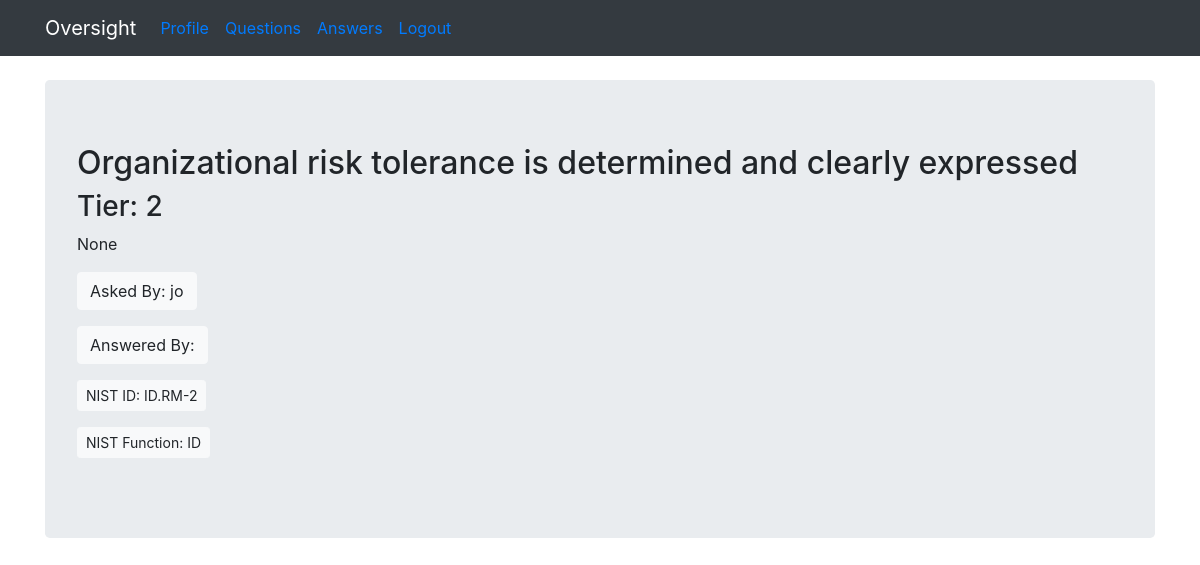
The app's page /question/23 (signed in), older data.
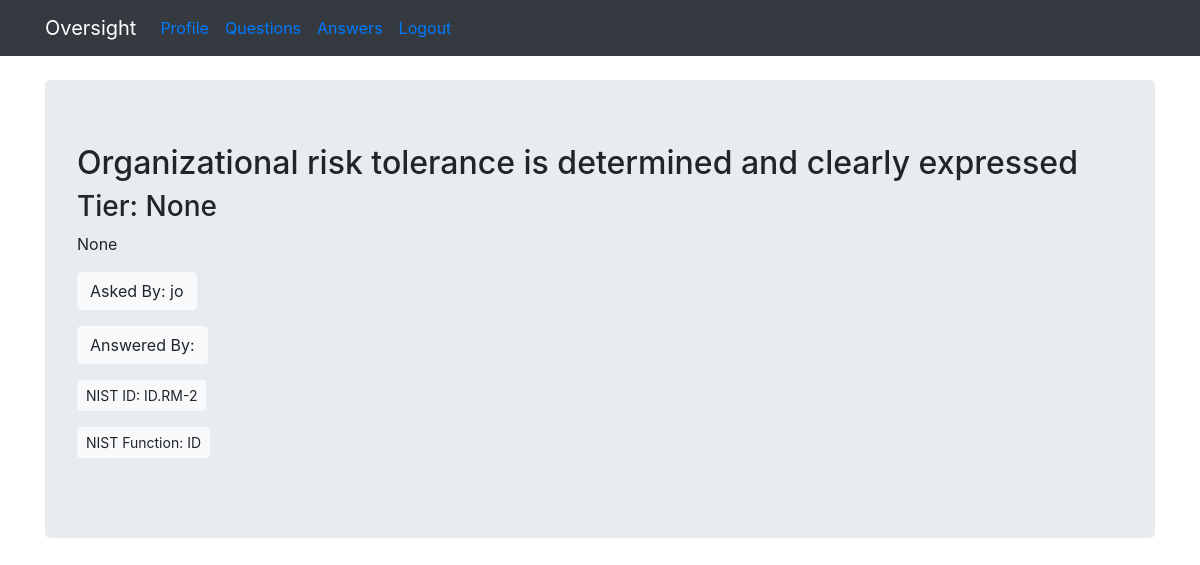
The same page, newer data.
### flaskqa/models.py (models this page shows, shortened)
class Question(db.Model):
    id = db.Column(db.Integer, primary_key=True)
    question = db.Column(db.Integer)
    answer = db.Column(db.Integer)
    asked_by_id = db.Column(db.Integer, db.ForeignKey('user.id'))
    expert_id = db.Column(db.Integer, db.ForeignKey('user.id'))
    nist_id = db.Column(db.String)
    nist_function = db.Column(db.String)
    nist_subcategory = db.Column(db.String)
    justification = db.Column(db.Text)

class User(UserMixin, db.Model):
    id = db.Column(db.Integer, primary_key=True)
    name = db.Column(db.String(50))
    password = db.Column(db.String(100))
    expert = db.Column(db.Boolean)
    admin = db.Column(db.Boolean)
    questions_asked = db.relationship(
        'Question',
        foreign_keys='Question.asked_by_id',
        backref='asker',
        lazy=True
    )
    answers_requested = db.relationship(
        'Question',
        foreign_keys='Question.expert_id',
        backref='expert',
        lazy=True
    )
    @property
    def unhashed_password(self):
        raise AttributeError('Cannot view unhashed password!')

### flaskqa/routes/main.py (the view)
@main.route('/question/<int:question_id>', methods=['GET', 'POST'])
@login_required
def question(question_id):
    if not current_user.expert:
        return redirect(url_for('main.index'))
    question = Question.query.get_or_404(question_id)
    if request.method == 'POST':
        question.answer = request.form['answer']
        db.session.commit()
        return redirect(url_for('main.unanswered'))
    context = {
        'question' : question
    }
    return render_template('question.html', **context)

### flaskqa/__init__.py (called while the page is built)
def create_app(config_file='settings.py'):
    app = Flask(__name__)
    app.config.from_pyfile(config_file)
    app.secret_key = b'\x10\x06@.\xcb\xac\xdb\xa7\xe8\x8d\xedi\x80O\ta.\xcc\x8a\x03&\x10C&'
    db.init_app(app)
    login_manager.init_app(app)
    login_manager.login_view = 'auth.login'
    @login_manager.user_loader
    def user_loader(user_id):
        return User.query.get(user_id)
    app.register_blueprint(main)
    app.register_blueprint(auth)
    app.cli.add_command(create_tables)
    return app

### flaskqa/templates/question.html (shortened to what this page needs)
{% extends 'base.html' %}
{% block content %}
<div class="jumbotron">
        <h2>{{ question.question }}</h2>
        <h3>Tier: {{ question.answer }}</h3>
        <p>{{ question.justification }}</p>
        <p><a class="btn btn-light btn-md">Asked By: {{ question.asker.name }}</a></p>
        <p><a class="btn btn-light btn-md">Answered By: {{ question.expert.name }}</a></p>
        <p><a class="btn btn-light btn-sm">NIST ID: {{ question.nist_id }}</a></p>
        <p><a class="btn btn-light btn-sm">NIST Function: {{ question.nist_function }}</a></p>
      </div>
{% endblock %}

### flaskqa/templates/base.html (shortened to what this page needs)
<!DOCTYPE html>
<html lang="en">
  <head>
    <link rel="stylesheet" href="https://stackpath.bootstrapcdn.com/bootstrap/4.1.3/css/bootstrap.min.css">
  </head>
  <body>
        <nav class="navbar navbar-expand-md navbar-dark bg-dark mb-4">
      <div class="container">
        <div class="navbar-header">
        <a class="navbar-brand" href="#">Oversight</a>
        </div>
        <div class="collapse navbar-collapse" id="navbarNav">
          <ul class="navbar-nav">
            {% if current_user.is_authenticated %}
              <li class="nav-link"><a href="{{ url_for('main.chart') }}">Profile </a></li>
            {% endif %}
            {% if current_user.is_authenticated and current_user.expert %}
              <li class="nav-link"><a href="{{ url_for('main.unanswered') }}">Questions</a></li>
            {% endif %}
            {% if current_user.is_authenticated %}
              <li class="nav-link"><a href="{{ url_for('main.index') }}">Answers</a></li>
            {% endif %}
            {% if current_user.is_authenticated %}
              <li class="nav-link"><a href="{{ url_for('auth.logout') }}">Logout</a></li>
            {% endif %}
          </ul>
        </div>
      </div>
    </nav>
    <div class="container theme-showcase" role="main">
      {% block content %}{% endblock %}
    </div>
  </body>
</html>

Row changes from the older to the newer data that the page shows:
changed Question "Organizational risk tolerance is determined and clearly expressed": answer "2" → "None"
